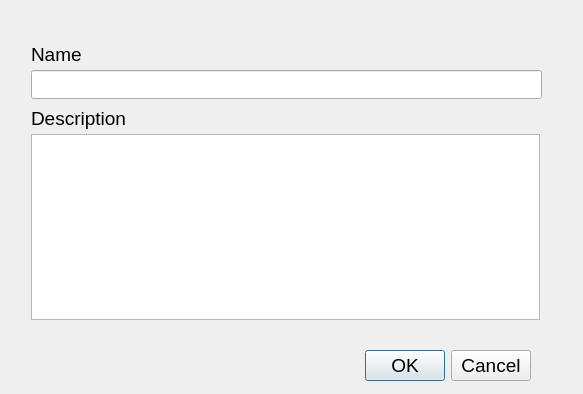
<?xml version="1.0" encoding="UTF-8"?>
<ui version="4.0">
 <class>ProjectInfoDialog</class>
 <widget class="QDialog" name="ProjectInfoDialog">
  <property name="geometry">
   <rect>
    <x>0</x>
    <y>0</y>
    <width>583</width>
    <height>394</height>
   </rect>
  </property>
  <property name="font">
   <font>
    <pointsize>14</pointsize>
   </font>
  </property>
  <property name="windowTitle">
   <string>Project Information</string>
  </property>
  <widget class="QDialogButtonBox" name="buttonBox">
   <property name="geometry">
    <rect>
     <x>190</x>
     <y>350</y>
     <width>341</width>
     <height>32</height>
    </rect>
   </property>
   <property name="orientation">
    <enum>Qt::Horizontal</enum>
   </property>
   <property name="standardButtons">
    <set>QDialogButtonBox::Cancel|QDialogButtonBox::Ok</set>
   </property>
  </widget>
  <widget class="QLabel" name="lblName">
   <property name="geometry">
    <rect>
     <x>31</x>
     <y>41</y>
     <width>511</width>
     <height>27</height>
    </rect>
   </property>
   <property name="text">
    <string>Name</string>
   </property>
  </widget>
  <widget class="QTextEdit" name="teDescription">
   <property name="geometry">
    <rect>
     <x>31</x>
     <y>134</y>
     <width>509</width>
     <height>186</height>
    </rect>
   </property>
  </widget>
  <widget class="QLabel" name="lblDescription">
   <property name="geometry">
    <rect>
     <x>31</x>
     <y>105</y>
     <width>511</width>
     <height>27</height>
    </rect>
   </property>
   <property name="text">
    <string>Description</string>
   </property>
  </widget>
  <widget class="QLineEdit" name="leName">
   <property name="geometry">
    <rect>
     <x>31</x>
     <y>70</y>
     <width>511</width>
     <height>29</height>
    </rect>
   </property>
   <property name="text">
    <string/>
   </property>
  </widget>
 </widget>
 <tabstops>
  <tabstop>leName</tabstop>
  <tabstop>teDescription</tabstop>
 </tabstops>
 <resources/>
 <connections>
  <connection>
   <sender>buttonBox</sender>
   <signal>accepted()</signal>
   <receiver>ProjectInfoDialog</receiver>
   <slot>accept()</slot>
   <hints>
    <hint type="sourcelabel">
     <x>248</x>
     <y>254</y>
    </hint>
    <hint type="destinationlabel">
     <x>157</x>
     <y>274</y>
    </hint>
   </hints>
  </connection>
  <connection>
   <sender>buttonBox</sender>
   <signal>rejected()</signal>
   <receiver>ProjectInfoDialog</receiver>
   <slot>reject()</slot>
   <hints>
    <hint type="sourcelabel">
     <x>316</x>
     <y>260</y>
    </hint>
    <hint type="destinationlabel">
     <x>286</x>
     <y>274</y>
    </hint>
   </hints>
  </connection>
 </connections>
</ui>
